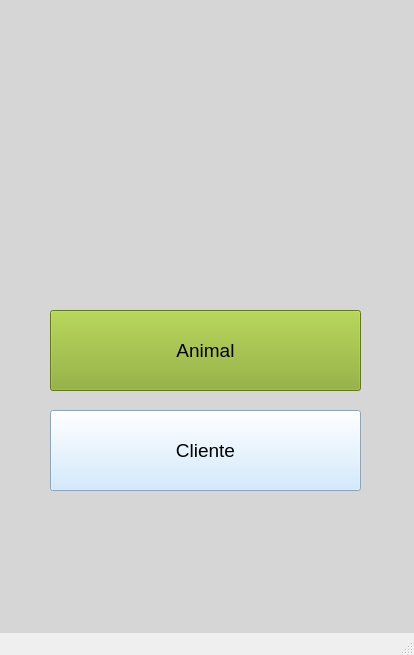
<?xml version="1.0" encoding="UTF-8"?>
<ui version="4.0">
 <class>MainWindow</class>
 <widget class="QMainWindow" name="MainWindow">
  <property name="geometry">
   <rect>
    <x>0</x>
    <y>0</y>
    <width>414</width>
    <height>655</height>
   </rect>
  </property>
  <property name="windowTitle">
   <string>MainWindow</string>
  </property>
  <widget class="QWidget" name="centralwidget">
   <widget class="QLabel" name="lblLogo">
    <property name="geometry">
     <rect>
      <x>50</x>
      <y>10</y>
      <width>311</width>
      <height>261</height>
     </rect>
    </property>
    <property name="text">
     <string/>
    </property>
    <property name="pixmap">
     <pixmap>Inserir_um_título-removebg-preview.png</pixmap>
    </property>
    <property name="scaledContents">
     <bool>true</bool>
    </property>
   </widget>
   <widget class="QPushButton" name="btnCliente">
    <property name="geometry">
     <rect>
      <x>50</x>
      <y>410</y>
      <width>311</width>
      <height>81</height>
     </rect>
    </property>
    <property name="font">
     <font>
      <pointsize>14</pointsize>
     </font>
    </property>
    <property name="styleSheet">
     <string notr="true">background-color: rgb(198, 230, 255);</string>
    </property>
    <property name="text">
     <string>Cliente</string>
    </property>
   </widget>
   <widget class="QPushButton" name="btnAnimal">
    <property name="geometry">
     <rect>
      <x>50</x>
      <y>310</y>
      <width>311</width>
      <height>81</height>
     </rect>
    </property>
    <property name="font">
     <font>
      <pointsize>14</pointsize>
     </font>
    </property>
    <property name="styleSheet">
     <string notr="true">
background-color: rgb(136, 169, 39);</string>
    </property>
    <property name="text">
     <string>Animal</string>
    </property>
   </widget>
   <widget class="QLabel" name="lblfundo_2">
    <property name="geometry">
     <rect>
      <x>-10</x>
      <y>-10</y>
      <width>971</width>
      <height>921</height>
     </rect>
    </property>
    <property name="styleSheet">
     <string notr="true">background-color: rgb(214, 214, 214);</string>
    </property>
    <property name="text">
     <string/>
    </property>
   </widget>
   <zorder>lblfundo_2</zorder>
   <zorder>lblLogo</zorder>
   <zorder>btnCliente</zorder>
   <zorder>btnAnimal</zorder>
  </widget>
  <widget class="QMenuBar" name="menubar">
   <property name="geometry">
    <rect>
     <x>0</x>
     <y>0</y>
     <width>414</width>
     <height>21</height>
    </rect>
   </property>
  </widget>
  <widget class="QStatusBar" name="statusbar"/>
 </widget>
 <resources/>
 <connections/>
</ui>
